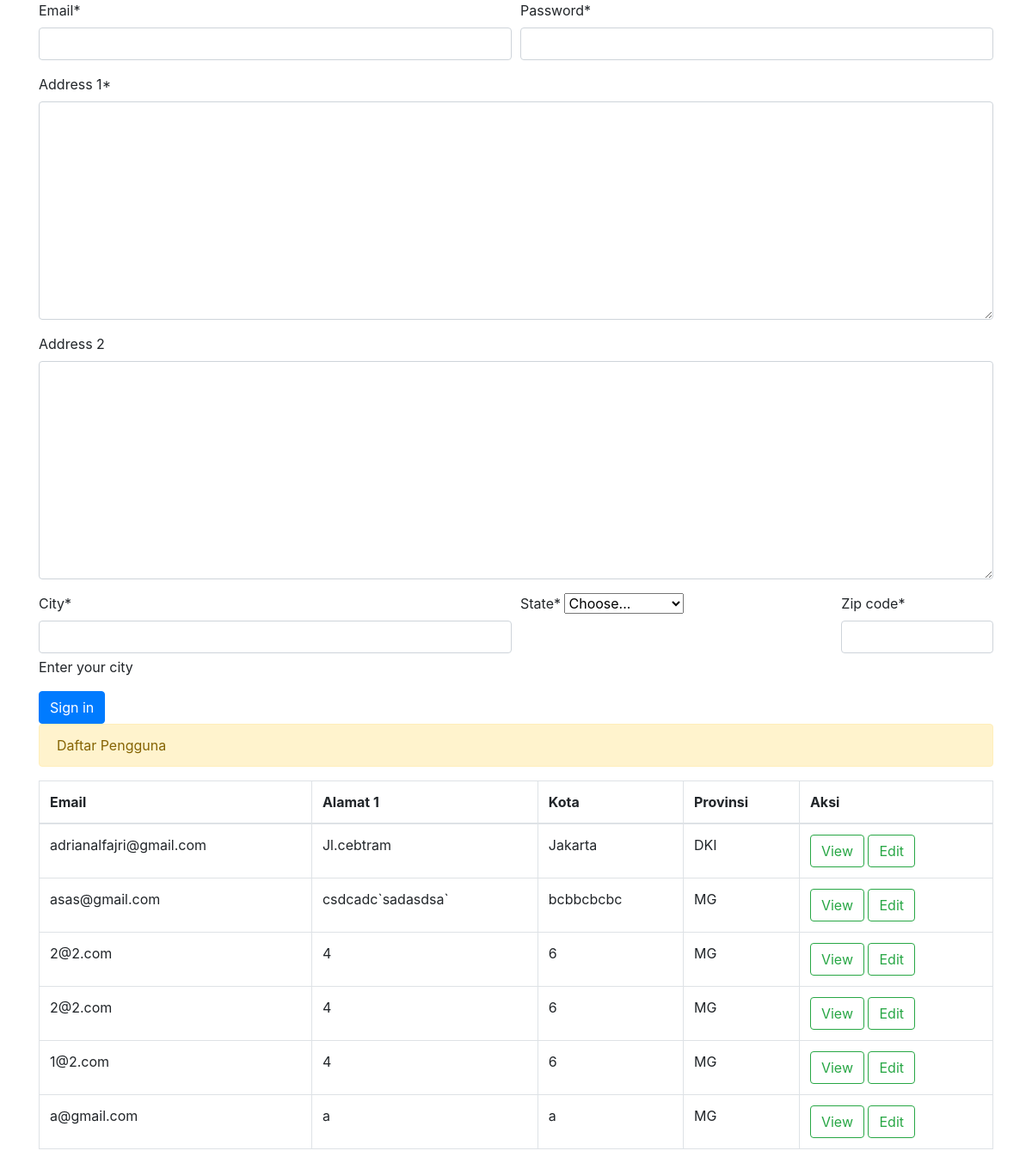
The page /pengguna/ on the database its author committed.
### data_entry/models.py (models this page shows, shortened)
class Pengguna (models.Model):
    email = models.EmailField()
    password = models.CharField(max_length=100)
    address_1 = models.TextField()
    address_2  = models.TextField(null=True, blank = True)
    city = models.CharField(max_length=20, help_text='Enter your city')
    state= models.TextField()
    zip_code= models.CharField(max_length = 7)
    tanggal_join = models.DateField(auto_now = True)

### data_entry/views.py (the view)
# urls.py: path('pengguna/', views.set_pengguna, name='set_pengguna'),
def set_pengguna(request):
    list_pengguna = Pengguna.objects.all().order_by('-id')
    context = None
    form = PenggunaForm(None)
    if request.method == 'POST':
        form = PenggunaForm(request.POST)
        if form.is_valid():
            form.save()
            context = {
                'form': form,
                'list_pengguna': list_pengguna,
            }
            return render(request, 'data_entry/input_data_1.html', context)
        else:
            print(form.errors)
    else:
        context = {
            'form': form,
            'list_pengguna': list_pengguna,
        }
        return render(request, 'data_entry/input_data_1.html', context)

### data_entry/forms.py
class PenggunaForm(forms.ModelForm):
    state = forms.ChoiceField(choices=STATES)
    class Meta:
        model = Pengguna
        exclude = ['tanggal_join',]

### data_entry/templates/data_entry/input_data_1.html (shortened to what this page needs)
{% extends 'base.html' %}
{% load crispy_forms_tags %}
{% block content %}
<form method="post">
  <div class="form-row">
    <div class="form-group col-md-6 mb-0">
      {{ form.email|as_crispy_field }}
    </div>
    <div class="form-group col-md-6 mb-0">
      {{ form.password|as_crispy_field }}
    </div>
  </div>
  {{ form.address_1|as_crispy_field }}
  {{ form.address_2|as_crispy_field }}
  <div class="form-row">
    <div class="form-group col-md-6 mb-0">
      {{ form.city|as_crispy_field }}
    </div>
    <div class="form-group col-md-4 mb-0">
      {{ form.state|as_crispy_field }}
    </div>
    <div class="form-group col-md-2 mb-0">
      {{ form.zip_code|as_crispy_field }}
    </div>
  </div>
  <button type="submit" class="btn btn-primary">Sign in</button>
</form>
<div class="alert alert-warning" role="alert">
  Daftar Pengguna
</div>
<table class="table table-bordered" id="data_entry_tbl">
  <thead>
    <tr>
      <th scope="col">Email</th>
      <th scope="col">Alamat 1</th>
      <th scope="col">Kota</th>
      <th scope="col">Provinsi</th>
      <th scope="col">Aksi</th>
    </tr>
  </thead>
  <tbody>
    {% for pengguna in list_pengguna %}
    <tr class="record">
      <td><label>{{ pengguna.email }}</label></td>
      <td><label>{{ pengguna.address_1 }}</label></td>
      <td><label>{{ pengguna.city }}</label></td>
      <td><label>{{ pengguna.state }}</label></td>
      <td>
        <form method="post" action="#">
            <a href="{% url 'data_entry:view_pengguna' pengguna.id %}" class="btn btn-outline-success">View</a>
            <a href="" class="btn btn-outline-success">Edit</a>
        </form>
      </td>
    </tr>
    {% endfor %}
  </tbody>
</table>
{% endblock %}

### templates/base.html (shortened to what this page needs)
<!doctype html>
<html lang="en">
<head>
    <link rel="stylesheet" href="https://stackpath.bootstrapcdn.com/bootstrap/4.1.3/css/bootstrap.min.css">
</head>
<body>
    <div class="container">
        {% block content %}
        {% endblock %}
    </div>
</body>
</html>

### rows shown on the page
Pengguna: email "adrianalfajri@gmail.com", address_1 "Jl.cebtram", city "Jakarta", state "DKI"
Pengguna: email "asas@gmail.com", address_1 "csdcadc`sadasdsa`", city "bcbbcbcbc", state "MG"
Pengguna: email "2@2.com", address_1 "4", city "6", state "MG"
Pengguna: email "2@2.com", address_1 "4", city "6", state "MG"
Pengguna: email "1@2.com", address_1 "4", city "6", state "MG"
Pengguna: email "a@gmail.com", address_1 "a", city "a", state "MG"
